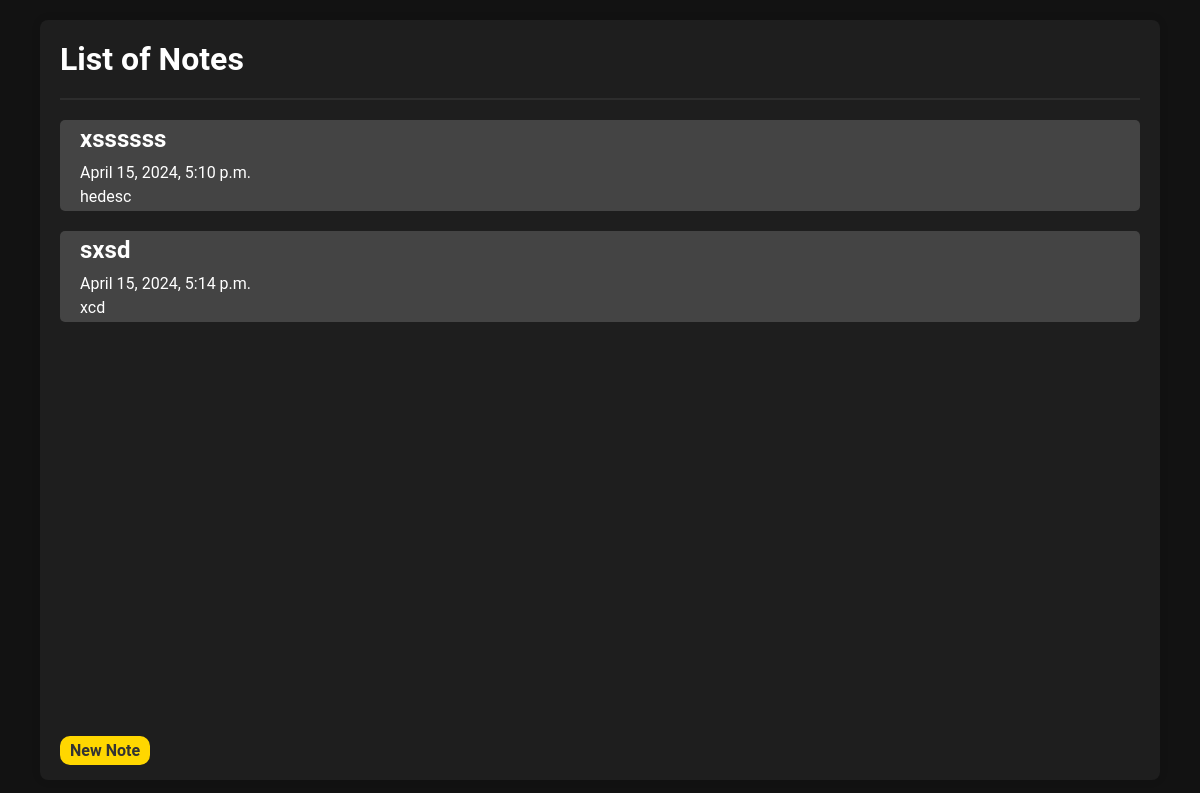
The app's page /, older data.
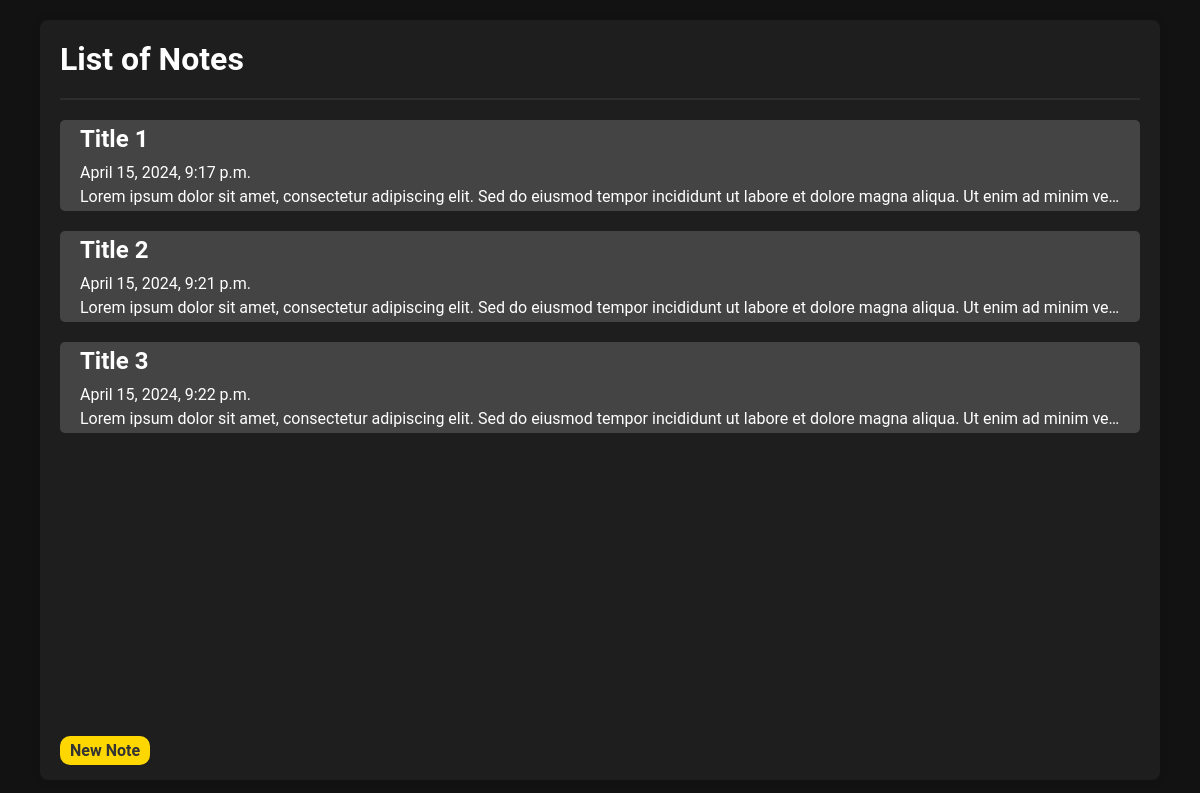
The same page, newer data.
### Note/models.py (models this page shows, shortened)
class Note(models.Model):
    title = models.CharField(max_length=100)
    content = models.TextField()
    created_at = models.DateTimeField(auto_now_add=True)
    updated_at = models.DateTimeField(auto_now=True)
    class Meta:
        db_table = 'note'

### Note/views.py (the view)
# urls.py: path('', views.NoteList.as_view(), name='note_list'),
class NoteList(ListView):
    model = Note
    template_name = 'note_list.html'

### Note/templates/note_list.html (shortened to what this page needs)
{% load static %}
<!DOCTYPE html>
<html lang="en">
<head>
    <link rel="stylesheet" type="text/css" href="{% static 'global.css' %}" id="theme-style">
</head>
<body>
    <div class="container" id="container">
        <h1>List of Notes</h1>
        <ul>
            {% for note in object_list %}
            <li>
                <div class="note">
                    <a class="note-info" href="{% url 'note_detail' note.pk %}">
                        <h2>{{ note.title }}</h2>
                        <p class="note-info-created">{{ note.created_at }}</p>
                        <p class="note-info-content">{{ note.content }}</p>
                    </a>
                </div>
            </li>
            {% empty %}
            <li>No notes are available at the moment.</li>
            {% endfor %}
        </ul>
        <a class="button link-button new-note-button" href="{% url 'note_create' %}">New Note</a>
    </div>
</body>
</html>

Row changes from the older to the newer data that the page shows:
removed Note: title "xssssss", created_at "April 15, 2024, 5:10 p.m.", content "hedesc"
removed Note: title "sxsd", created_at "April 15, 2024, 5:14 p.m.", content "xcd"
added Note: title "Title 1", created_at "April 15, 2024, 9:17 p.m.", content "Lorem ipsum dolor sit amet, consectetur adipiscing elit. Sed do eiusmod tempor incididunt ut labore et dolore magna aliqua. Ut enim ad minim ve…"
added Note: title "Title 2", created_at "April 15, 2024, 9:21 p.m.", content "Lorem ipsum dolor sit amet, consectetur adipiscing elit. Sed do eiusmod tempor incididunt ut labore et dolore magna aliqua. Ut enim ad minim ve…"
added Note: title "Title 3", created_at "April 15, 2024, 9:22 p.m.", content "Lorem ipsum dolor sit amet, consectetur adipiscing elit. Sed do eiusmod tempor incididunt ut labore et dolore magna aliqua. Ut enim ad minim ve…"
